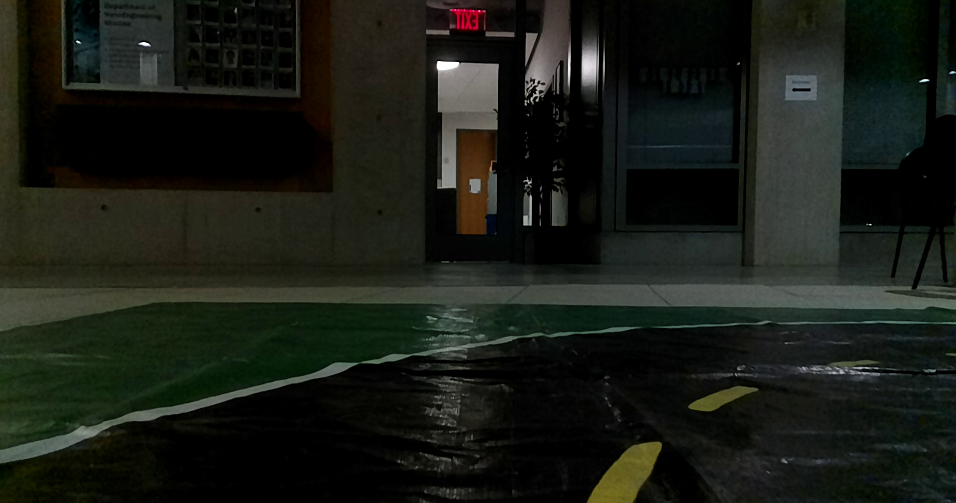
#> input picture 1.png, 1911 x 1006 px, given in place of output26.mp4, which was not available (shown at 1/2 size)
$ python opencv_lane_detection_22.py
#> lines starting #> are read from the running program, lines starting #| are printed output that depends on the picture; after the words box and inside, x2 and y2 are one past the last pixel; in counts of white or black regions, pixels touching at a corner belong together; pictures that were not available may be replaced by others from this repository, and a replacement may not be noted
import cv2 as cv2
import numpy as np
#from vesc import VESC


def show_image(name, img):  # function for displaying the image
    cv2.imshow(name, img)
    cv2.waitKey(0)
    cv2.destroyAllWindows()


def find_canny(img, thresh_low, thresh_high):  # function for implementing the canny
    img_gray = cv2.cvtColor(img, cv2.COLOR_BGR2GRAY)
    img_blur = cv2.GaussianBlur(img_gray, (5, 5), 0)
    img_canny = cv2.Canny(img_blur, thresh_low, thresh_high)

    return img_canny


def region_of_interest(image):
    """Extract region of intereset from image.

    Parameters
    ----------
    image : _type_
        _description_

    Returns
    -------
    _type_
        _description_
    """
    bounds = np.array([[[0, 500], [0, 350], [650, 350], [650, 500]]], dtype=np.int32)
    mask = np.zeros_like(image)
    cv2.fillPoly(mask, bounds, [255, 255, 255])
    masked_image = cv2.bitwise_and(image, mask)

    return masked_image


# [85 lines left out: functions draw_lines, get_coordinates, compute_average_lines, not called in this run]


if __name__ == "__main__":
    # Set bounds for yellow line detection
    lower_yellow = np.array([20, 43, 100])
    upper_yellow = np.array([42, 255, 255])
    # Instantiate vesc
    #vesc_object = VESC("/dev/ttyACM0")

    cap = cv2.VideoCapture("output26.mp4")
    if cap.isOpened() == False:
        print("Error opening video stream or file")
    while cap.isOpened():
        # Capture frame-by-frame
        ret, frame = cap.read()
#> frame is the input picture: shape (1006, 1911, 3); mean B, G, R 21.7, 28.3, 24.9
        if ret == True:
            # cv2.imshow('Frame',frame)
            image = frame  # Reading the image file
            result = np.copy(image)
            cropped = cv2.resize(result, (650, 500))
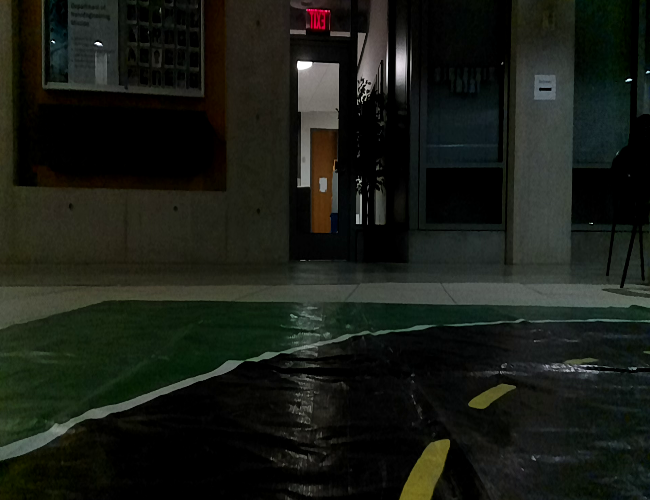
#> cropped: shape (500, 650, 3); mean B, G, R 21.6, 28.2, 24.9
            result = cv2.GaussianBlur(cropped, (9, 9), 0)
            result = region_of_interest(result)
#> in region_of_interest, `cv2.fillPoly(mask, bounds, [255, 255, 255])`:
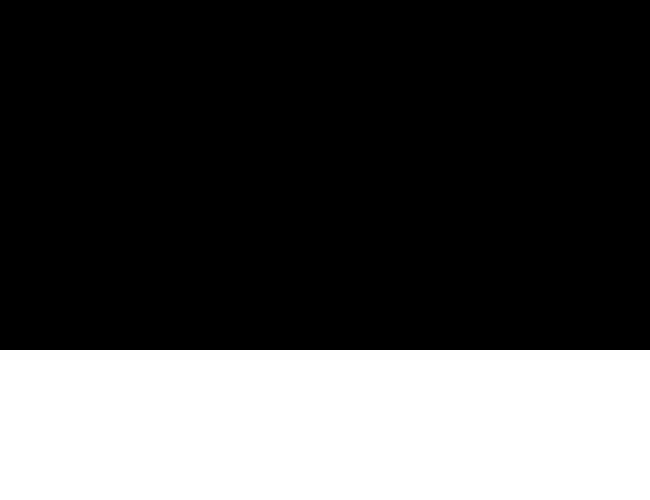
#> mask: shape (500, 650, 3); 30% white; 1 white region, box (x1, y1, x2, y2) and area: (0, 350, 650, 500) 97500
#> in region_of_interest, `masked_image = cv2.bitwise_and(image, mask)`:
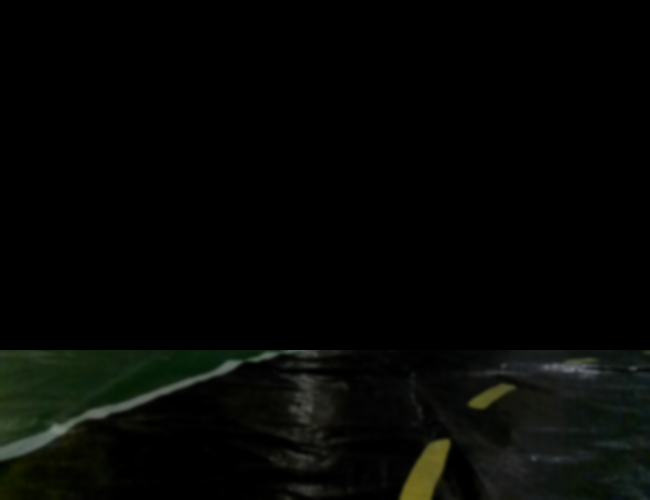
#> masked_image: shape (500, 650, 3); mean B, G, R 4.3, 6.4, 5.1
            show_image("original", result)
            hsv = cv2.cvtColor(result, cv2.COLOR_BGR2HSV)
#> hsv: shape (500, 650, 3); mean H, S, V 11.6, 23, 6.4
            mask = cv2.inRange(hsv, lower_yellow, upper_yellow)
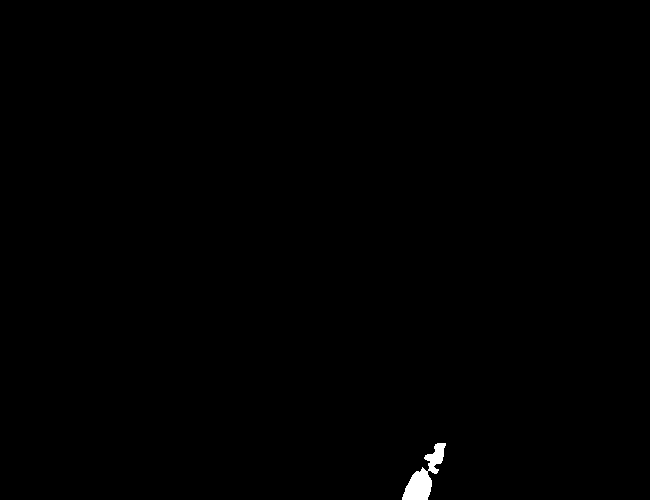
#> mask: shape (500, 650); 0.31% white; 1 white region, box (x1, y1, x2, y2) and area: (402, 443, 446, 500) 1010

            result = cv2.bitwise_and(result, result, mask=mask)
            lane_canny = find_canny(result, 100, 200)
#> in find_canny, `img_canny = cv2.Canny(img_blur, thresh_low, thresh_high)`:
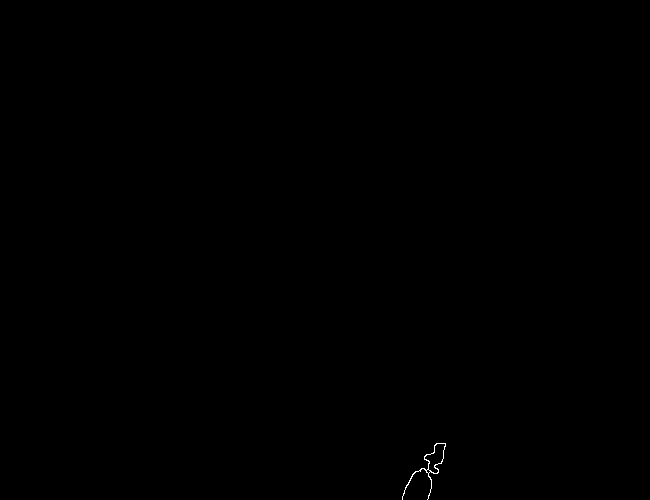
#> img_canny: shape (500, 650); 0.06% white in thin lines or dots, all inside (x1, y1, x2, y2) = (402, 443, 446, 500)
            lane_lines = cv2.HoughLinesP(lane_canny, 1, np.pi / 180, 30, 40, 5)
#> lane_lines = None

            if lane_lines is not None:
              slope = 0
              count = 0
              for line in lane_lines:
                count += 1
                x1, y1, x2, y2 = line[0]
                try:
                  slope += (y1 - y2) / (x2 - x1)
                  if(np.abs((y1 - y2) / (x2 - x1)) < min_value):
                    min_value = np.abs((y1 - y2) / (x2 - x1))
                except ZeroDivisionError:
                  slope += 100
              show_image("lane_lines", draw_lines(result, lane_lines))
              slope /= count
              sign = 1 if slope > 0 else -1
              magnitude = np.clip(np.abs(slope), 0.25, 100)
              print("Slope: " + str(slope))
              print("Turn Dir: " + str(1 / (sign * magnitude * 4)))
              turn_dir = 1 / (sign * magnitude * 4)
            else:
              # Turn right
              turn_dir = 1

            #vesc_object.run(turn_dir, throttle=0.2)
        else:
            break

    # When everything done, release the video capture object
    cap.release()

    # Closes all the frames
    cv2.destroyAllWindows()
